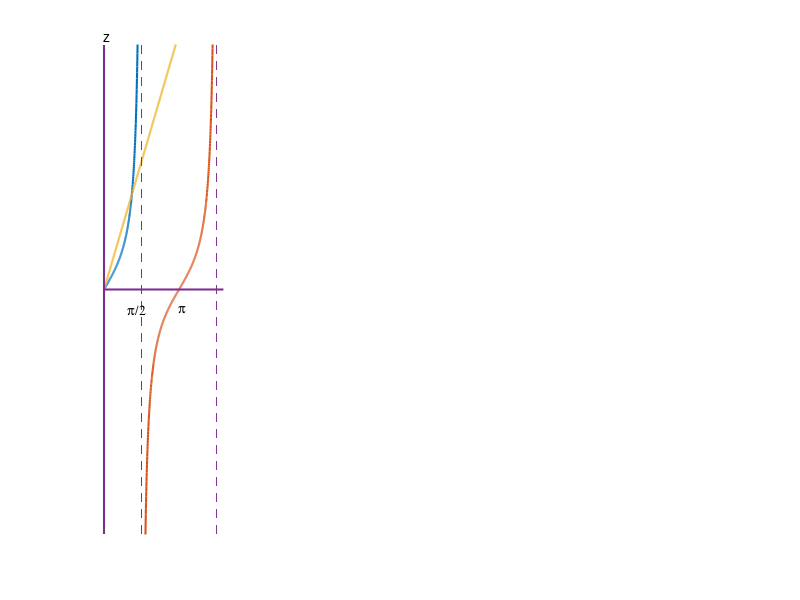

MATLAB code to generate this figure: (Note: this script raises an error after producing the figure.)


subplot(1,3,1)
x=(0:1/200:1.57);
y=tan(x);
plot(x,y,'linewidth',1.5)
axis([0 6.5 -6 6])
axis off
hold on

x=(1.58:1/200:4.71);
y=tan(x);
plot(x,y,'linewidth',1.5)

x=(0:1/200:5);
y=2*x;
plot(x,y,'linewidth',1.5)

q=[0 0];
r=[-6 6];
line(q,r,'linewidth',1.5)

q=[1.5708 1.5708];
r=[-6 6];
line(q,r,'linestyle','--')

q=[4.7124 4.7124];
r=[-6 6];
line(q,r,'linestyle','--')

q=[0 5];
r=[0 0];
line(q,r,'linewidth',1.5)

text(0,6.2,'z')

text(1,-0.5,'p/2','fontname','symbol','fontweight','bold')
text(3.1,-0.5,'p','fontname','symbol','fontweight','bold')

rdot=sprintf('%c',183)
text(1.00,2.4,rdot,'fontname','symbol','fontweight','bold','fontsize',15)

rsq=sprintf('%c',214,'l');
text(5.7,0,rsq,'fontname','symbol','fontweight','bold')
text(6.35,0,'L')
text(5.98,0.4,'_')
text(2.5,-6.5,'(a)')

subplot(1,3,2)
x=(0:1/200:1.57);
y=tan(x);
plot(x,y,'linewidth',1.5)
axis([0 6.5 -6 6])
axis off
hold on

x=(1.58:1/200:4.71);
y=tan(x);
plot(x,y,'linewidth',1.5)

x=(0:1/200:5);
y=x;
plot(x,y,'linewidth',1.5)

q=[0 0];
r=[-6 6];
line(q,r,'linewidth',1.5)

q=[1.5708 1.5708];
r=[-6 6];
line(q,r,'linestyle','--')

q=[4.7124 4.7124];
r=[-6 6];
line(q,r,'linestyle','--')

q=[0 5];
r=[0 0];
line(q,r,'linewidth',1.5)

text(0,6.2,'z')

text(1,-0.5,'p/2','fontname','symbol','fontweight','bold')
text(3.1,-0.5,'p','fontname','symbol','fontweight','bold')

rdot=sprintf('%c',183)
text(4.35,4.55,rdot,'fontname','symbol','fontweight','bold','fontsize',15)

rsq=sprintf('%c',214,'l');
text(5.7,0,rsq,'fontname','symbol','fontweight','bold')
text(6.35,0,'L')
text(5.98,0.4,'_')
text(2.5,-6.5,'(b)')

subplot(1,3,3)
x=(0:1/200:1.57);
y=tan(x);
plot(x,y,'linewidth',1.5)
axis([0 6.5 -6 6])
axis off
hold on

x=(1.58:1/200:4.71);
y=tan(x);
plot(x,y,'linewidth',1.5)

x=(0:1/200:5);
y=0.5*x;
plot(x,y,'linewidth',1.5)

q=[0 0];
r=[-6 6];
line(q,r,'linewidth',1.5)

q=[1.5708 1.5708];
r=[-6 6];
line(q,r,'linestyle','--')

q=[4.7124 4.7124];
r=[-6 6];
line(q,r,'linestyle','--')

q=[0 5];
r=[0 0];
line(q,r,'linewidth',1.5)

text(0,6.2,'z')

text(1,-0.5,'p/2','fontname','symbol','fontweight','bold')
text(3.1,-0.5,'p','fontname','symbol','fontweight','bold')

rdot=sprintf('%c',183)
text(4.1,2.175,rdot,'fontname','symbol','fontweight','bold','fontsize',15)

rsq=sprintf('%c',214,'l');
text(5.7,0,rsq,'fontname','symbol','fontweight','bold')
text(6.35,0,'L')
text(5.98,0.4,'_')
text(2.5,-6.5,'(c)')


hold off
